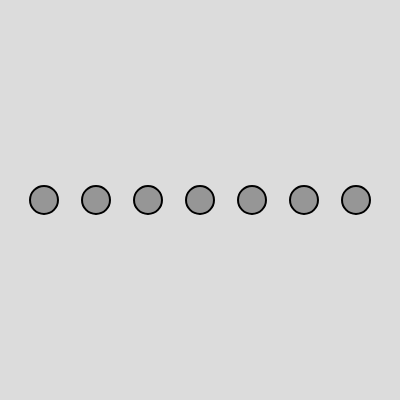
Frame 1 (no input)
Frame 2 (the mouse pressed at the canvas centre, redrawn once): identical to frame 1, image omitted

The p5.js sketch that drew this single still picture (run headless with seeded random() and noise() and a simulated clock; the mouse was pressed at the canvas centre and the sketch redrawn once):

// p5.js sketch
// ── sketch.js
const numCircles = 7;
const leftRightMarginSpacing = 30;
let circleDiameter = 28;
let circleSpacing;

function setup() {
  createCanvas(400, 400);
  let circleSpace = (width - 2 * leftRightMarginSpacing);
  circleSpacing = (circleSpace - numCircles * circleDiameter) / (numCircles - 1);
  noLoop();
}

function draw() {
  background(220);
  stroke(0);
  strokeWeight(2)
  fill(150);
  for(let i = 0; i < numCircles; i++) {
    circle(leftRightMarginSpacing + circleDiameter / 2 + i * (circleDiameter + circleSpacing), height/ 2, circleDiameter)
  }
 // line(0,200,leftRightMarginSpacing,200)
//  line(width,200,width - leftRightMarginSpacing,200)
}
